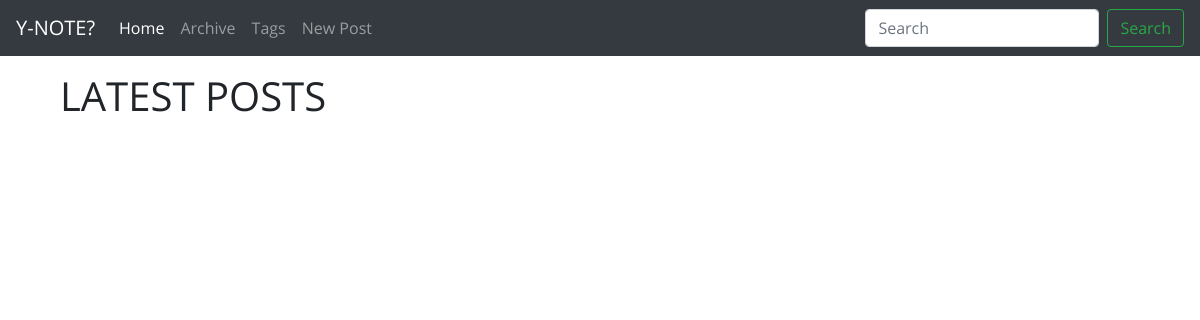
/, run on an earlier commit of the app's database.
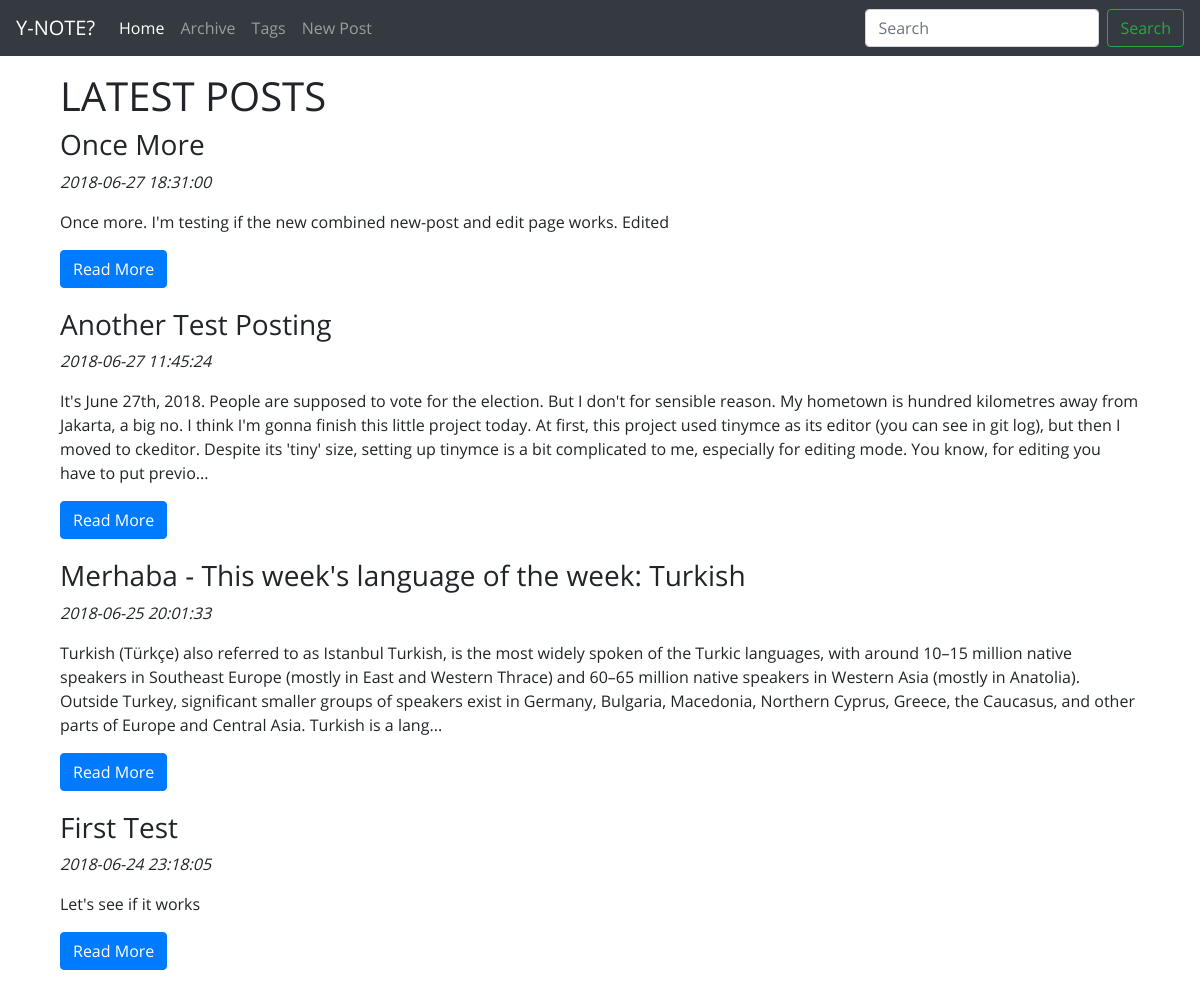
And on a later commit of the database.
### tables this page shows
CREATE TABLE `posts` (
  `id_post` int(11) NOT NULL AUTO_INCREMENT,
  `date_post` datetime DEFAULT NULL,
  `date_modified` datetime DEFAULT NULL,
  `title_post` varchar(255) DEFAULT NULL,
  `content` text,
  PRIMARY KEY (`id_post`)
);

### index.php (the view, shortened to what this page needs)
<?php
    include "header.php";
    include "navbar.php";
    include_once "config.php";
    $sql = "SELECT *
            FROM posts
            ORDER BY date_post DESC
            LIMIT 5";
    $result_sql = mysqli_query($db_handle, $sql);
?>
<div class="container">
    <h1>LATEST POSTS</h1>
    <?php
        while($row = mysqli_fetch_array($result_sql)) {
            $content_no_html = strip_tags($row['content']);
            $content_crop = substr($content_no_html, 0, 500);
            if (mb_strlen($content_no_html, 'utf8') > 500) {
                $content_crop .= '...';
            }
            echo <<<EOD
    <div class="row post-showcase">
        <div class="col-md-12">
            <h3>{$row['title_post']}</h3>
            <p><em>{$row['date_post']}</em><p>
            <p>{$content_crop}</p>
            <a href="readpost.php?id-post={$row['id_post']}" class="btn btn-primary">Read More</a>
        </div>
    </div>
EOD;
        };
    ?>
</div>
<?php include "tail.php" ?>

### header.php (shortened to what this page needs)
<!DOCTYPE html>
<head>
    <link rel="stylesheet" href="assets/css/bootstrap.min.css">
    <link rel="stylesheet" href="assets/css/OpenSans.css">
    <?php
        if(isset($style)) {
            echo "<link rel='stylesheet' href='assets/css/".$style."'>";
        } else {
            echo "<link rel='stylesheet' href='assets/css/index.css'>";
        }
    ?>
</head>
<body>
    <div class="container">

### navbar.php (shortened to what this page needs)
<nav class="navbar navbar-expand-md navbar-dark fixed-top bg-dark">
  <a class="navbar-brand" href="/ynote">Y-NOTE?</a>
  <div class="collapse navbar-collapse" id="navbarCollapse">
    <ul class="navbar-nav mr-auto">
      <li class="nav-item active">
        <a class="nav-link" href="/ynote/">Home
        </a>
      </li>
      <li class="nav-item">
        <a class="nav-link" href="/ynote/archive.php">Archive</a>
      </li>
      <li class="nav-item">
        <a class="nav-link" href="/ynote/tags.php">Tags</a>
      </li>
      <li class="nav-item">
        <a class="nav-link" href="/ynote/posting.php">New Post</a>
      </li>
    </ul>
    <form class="form-inline mt-2 mt-md-0" action="search.php" method="get">
      <input class="form-control mr-sm-2" name="search" type="text" placeholder="Search" aria-label="Search">
      <button class="btn btn-outline-success my-2 my-sm-0" type="submit">Search</button>
    </form>
  </div>
</nav>

### tail.php (shortened to what this page needs)
</div>
</body>
</html>

### assets/css/index.css (style rules this page uses)
body { min-height: 75rem; padding-top: 4.5rem; padding-bottom: 4rem; font-family: 'Open Sans', Courier, monospace; }
.post-showcase { margin-bottom: 20px; }

What changed in the data, as far as the page shows it:
added posts: title_post "Once More", date_post "2018-06-27 18:31:00", content "Once more. I'm testing if the new combined new-post and edit page works. Edited"
added posts: title_post "Another Test Posting", date_post "2018-06-27 11:45:24", content "It's June 27th, 2018. People are supposed to vote for the election. But I don't for sensible reason. My hometown is hundred kilometres away from Jakarta, a big no. I think I'm gonna finish this little project today. At first, this project used tinymce as its editor (you can see in git log), but then I moved to ckeditor. Despite its 'tiny' size, setting up tinymce is a bit complicated to me, especially for editing mode. You know, for editing you have to put previo..."
added posts: title_post "Merhaba - This week's language of the week: Turkish", date_post "2018-06-25 20:01:33", content "Turkish (Türkçe) also referred to as Istanbul Turkish, is the most widely spoken of the Turkic languages, with around 10–15 million native speakers in Southeast Europe (mostly in East and Western Thrace) and 60–65 million native speakers in Western Asia (mostly in Anatolia). Outside Turkey, significant smaller groups of speakers exist in Germany, Bulgaria, Macedonia, Northern Cyprus, Greece, the Caucasus, and other parts of Europe and Central Asia. Turkish is a lang..."
added posts: title_post "First Test", date_post "2018-06-24 23:18:05", content "Let's see if it works"
